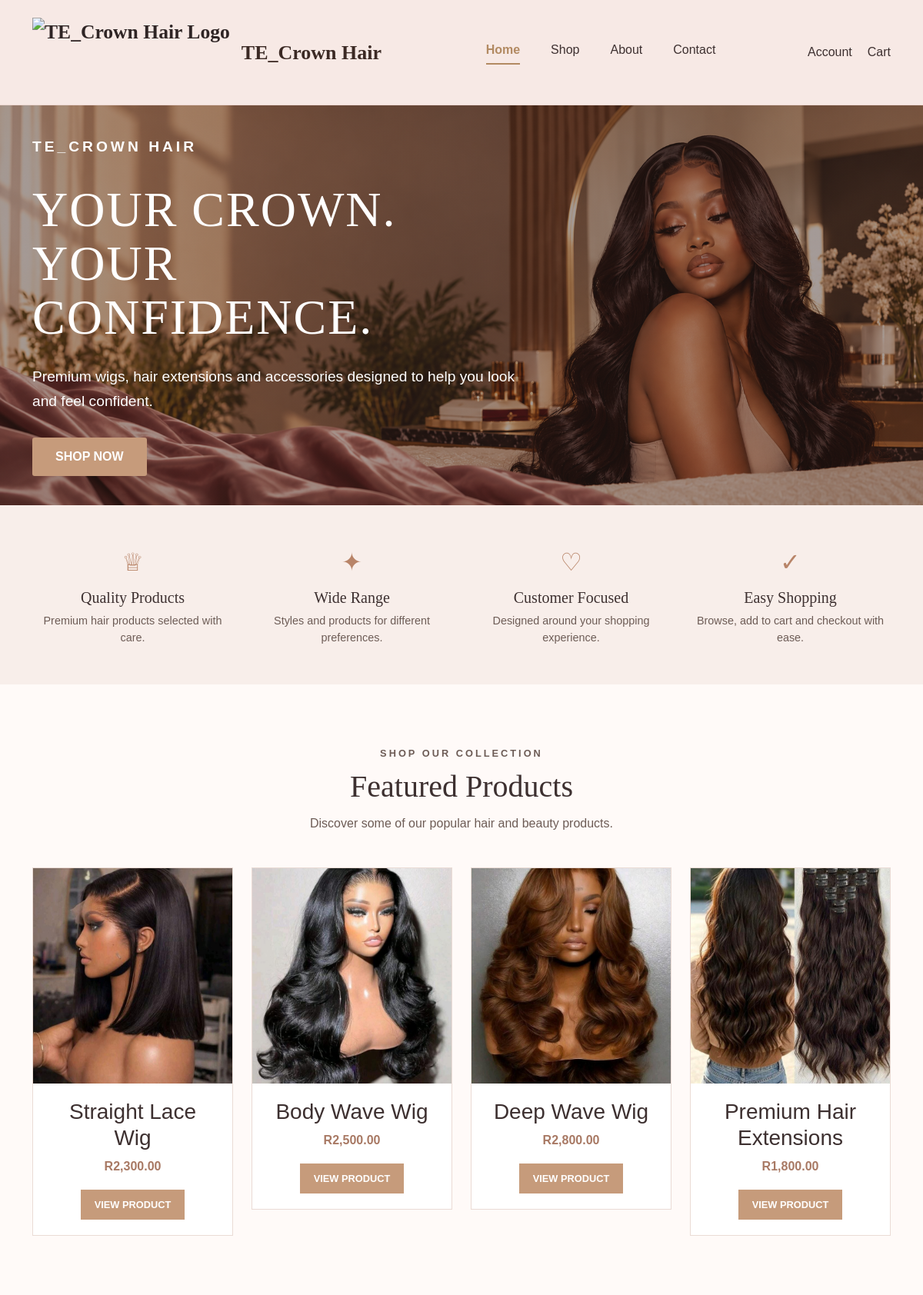
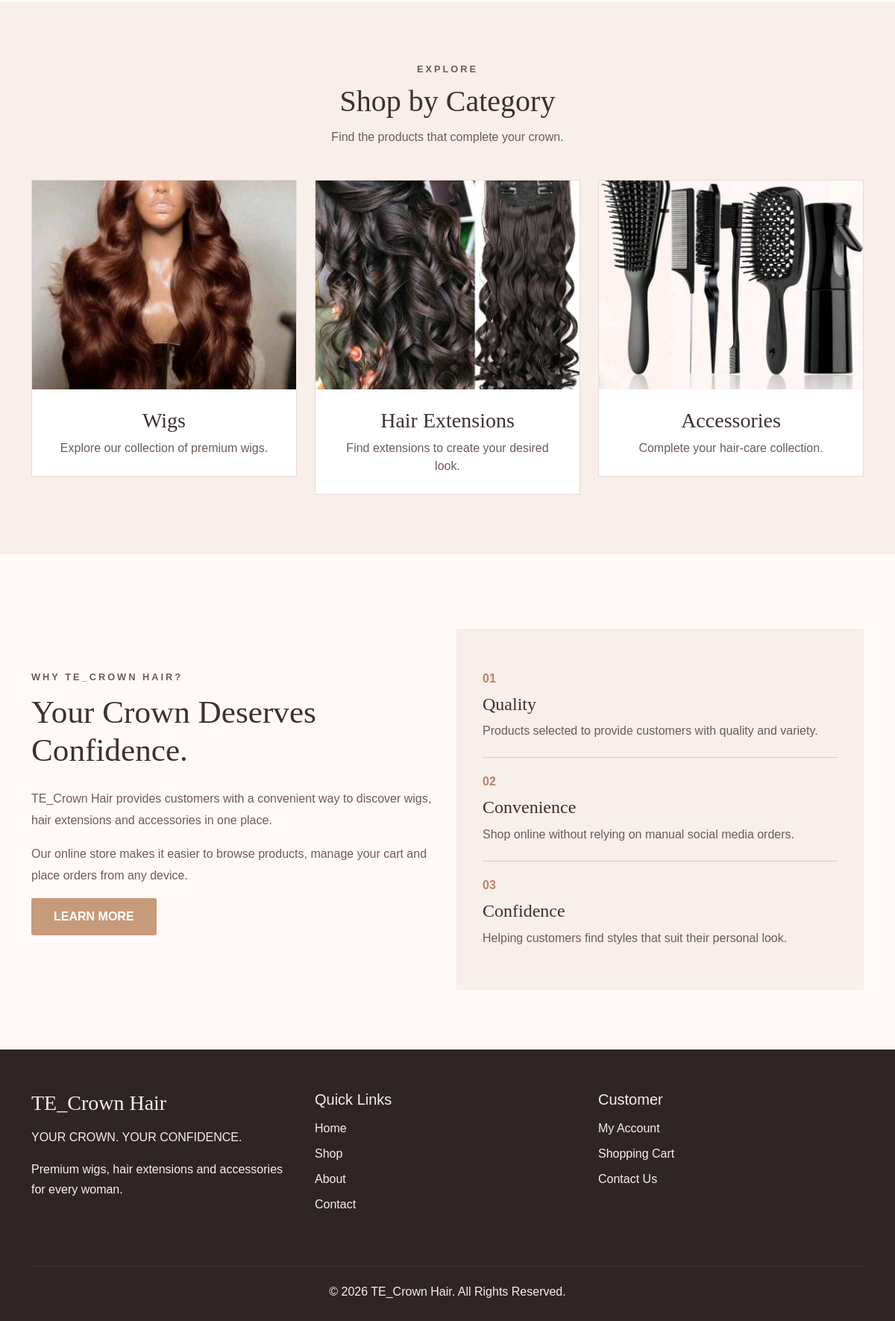
The page / on the database its author committed (2 pictures, top to bottom).
### tables this page shows
CREATE TABLE products (
    id INT AUTO_INCREMENT PRIMARY KEY,

    category_id INT NOT NULL,

    name VARCHAR(150) NOT NULL,

    description TEXT,

    price DECIMAL(10,2) NOT NULL,

    image VARCHAR(255),

    stock INT NOT NULL DEFAULT 0,

    status ENUM('active', 'inactive') NOT NULL DEFAULT 'active',

    created_at TIMESTAMP DEFAULT CURRENT_TIMESTAMP,

    FOREIGN KEY (category_id)
        REFERENCES categories(id)
        ON DELETE RESTRICT
        ON UPDATE CASCADE
);

### includes/auth.php (called while the page is built, shortened)
<?php
function productImageUrl($name) {
 $name=basename((string)$name);
 return $name && is_file(__DIR__.'/../assets/images/products/'.$name) ? '/assets/images/products/'.rawurlencode($name) : '/assets/images/logo/logo.png';
}

### index.php (the view, shortened to what this page needs)
<?php
include 'includes/header.php';
include 'includes/navbar.php';
?>
<main>
    <section class="hero">
        <div class="container">
            <div class="hero-content">
                <p class="hero-label">TE_CROWN HAIR</p>
                <h1>
                    YOUR CROWN.<br>
                    YOUR CONFIDENCE.
                </h1>
                <p>
                    Premium wigs, hair extensions and accessories
                    designed to help you look and feel confident.
                </p>
                <a href="pages/shop.php" class="btn-primary-custom">
                    SHOP NOW
                </a>
            </div>
        </div>
    </section>
    <section class="benefits-section">
        <div class="container">
            <div class="row text-center">
                <div class="col-md-3 col-6 benefit-item">
                    <div class="benefit-icon">♕</div>
                    <h5>Quality Products</h5>
                    <p>Premium hair products selected with care.</p>
                </div>
                <div class="col-md-3 col-6 benefit-item">
                    <div class="benefit-icon">✦</div>
                    <h5>Wide Range</h5>
                    <p>Styles and products for different preferences.</p>
                </div>
                <div class="col-md-3 col-6 benefit-item">
                    <div class="benefit-icon">♡</div>
                    <h5>Customer Focused</h5>
                    <p>Designed around your shopping experience.</p>
                </div>
                <div class="col-md-3 col-6 benefit-item">
                    <div class="benefit-icon">✓</div>
                    <h5>Easy Shopping</h5>
                    <p>Browse, add to cart and checkout with ease.</p>
                </div>
            </div>
        </div>
    </section>
    <section class="featured-section">
        <div class="container">
            <div class="section-heading">
                <p class="section-label">SHOP OUR COLLECTION</p>
                <h2>Featured Products</h2>
                <p>
                    Discover some of our popular hair and beauty products.
                </p>
            </div>
            <div class="row g-4">
<?php foreach ($conn->query("SELECT id,name,price,image FROM products WHERE status='active' ORDER BY id LIMIT 4") as $p): ?>
<div class="col-lg-3 col-md-6"><div class="product-card"><div class="product-image"><img src="<?php echo htmlspecialchars(productImageUrl($p['image'])); ?>" alt="<?php echo htmlspecialchars($p['name']); ?>" loading="lazy"></div><div class="product-info"><h3><?php echo htmlspecialchars($p['name']); ?></h3><p class="product-price">R<?php echo number_format($p['price'],2); ?></p><a href="pages/product.php?id=<?php echo (int)$p['id']; ?>" class="product-button">VIEW PRODUCT</a></div></div></div>
<?php endforeach; ?>
            </div>
        </div>
    </section>
    <section class="categories-section">
        <div class="container">
            <div class="section-heading">
                <p class="section-label">EXPLORE</p>
                <h2>Shop by Category</h2>
                <p>
                    Find the products that complete your crown.
                </p>
            </div>
            <div class="row g-4">
                <div class="col-md-4">
                    <a href="pages/shop.php" class="category-card">
                       <div class="category-image wigs-category">
    <img
        src="assets/images/categories/wigs.png"
        alt="Wigs"
    >
</div>
                        <div class="category-content">
                            <h3>Wigs</h3>
                            <p>Explore our collection of premium wigs.</p>
                        </div>
                    </a>
                </div>
                <div class="col-md-4">
                    <a href="pages/shop.php" class="category-card">
                        <div class="category-image extensions-category">
    <img
        src="assets/images/categories/extensions.png"
        alt="Hair Extensions"
    >
</div>
                        <div class="category-content">
                            <h3>Hair Extensions</h3>
                            <p>Find extensions to create your desired look.</p>
                        </div>
                    </a>
                </div>
                <div class="col-md-4">
                    <a href="pages/shop.php" class="category-card">
                        <div class="category-image accessories-category">
    <img
        src="assets/images/categories/accessories.png"
        alt="Hair Accessories"
    >
</div>
                        <div class="category-content">
                            <h3>Accessories</h3>
                            <p>Complete your hair-care collection.</p>
                        </div>
                    </a>
                </div>
            </div>
        </div>
    </section>
    <section class="why-section">
        <div class="container">
            <div class="row align-items-center">
                <div class="col-lg-6">
                    <p class="section-label">
                        WHY TE_CROWN HAIR?
                    </p>
                    <h2>
                        Your Crown Deserves
                        Confidence.
                    </h2>
                    <p>
                        TE_Crown Hair provides customers with a convenient
                        way to discover wigs, hair extensions and accessories
                        in one place.
                    </p>
                    <p>
                        Our online store makes it easier to browse products,
                        manage your cart and place orders from any device.
                    </p>
                    <a href="pages/about.php" class="btn-primary-custom">
                        LEARN MORE
                    </a>
                </div>
                <div class="col-lg-6">
                    <div class="why-card">
                        <div>
                            <span>01</span>
                            <h4>Quality</h4>
                            <p>
                                Products selected to provide customers
                                with quality and variety.
                            </p>
                        </div>
                        <div>
                            <span>02</span>
                            <h4>Convenience</h4>
                            <p>
                                Shop online without relying on manual
                                social media orders.
                            </p>
                        </div>
                        <div>
                            <span>03</span>
                            <h4>Confidence</h4>
                            <p>
                                Helping customers find styles that
                                suit their personal look.
                            </p>
                        </div>
                    </div>
                </div>
            </div>
        </div>
    </section>
</main>
<?php
include 'includes/footer.php';
?>

### includes/header.php (shortened to what this page needs)
<?php require_once __DIR__.'/auth.php'; ?>
<!DOCTYPE html>
<html lang="en">
<head>
    <link
        href="/assets/vendor/bootstrap/bootstrap.min.css"
        rel="stylesheet"
    >
    <link rel="stylesheet" href="/assets/css/style.css">
</head>
<body>

### includes/navbar.php (shortened to what this page needs)
<?php
$currentPage =
    basename($_SERVER['PHP_SELF']);
$shopPages = [
    'shop.php',
    'product.php'
];
$accountPages = [
    'login.php',
    'register.php',
    'account.php',
    'forgot-password.php',
    'reset-password.php',
    'enquiries.php',
    'enquiry.php'
];
$cartPages = [
    'cart.php',
    'checkout.php',
    'order-confirmation.php',
    'demo-payment.php'
];
$isHome =
    $currentPage === 'index.php';
$isShop =
    in_array($currentPage, $shopPages);
$isAbout =
    $currentPage === 'about.php';
$isContact =
    $currentPage === 'contact.php';
$isAccount =
    in_array($currentPage, $accountPages);
$isCart =
    in_array($currentPage, $cartPages);
?>
<nav class="navbar navbar-expand-lg">
    <div class="container">
       <a
    class="navbar-brand"
    href="/index.php"
>
    <img
        src="/assets/images/logo/logo.png"
        alt="TE_Crown Hair Logo"
        class="navbar-logo"
    >
    <span class="navbar-brand-name">
        TE_Crown Hair
    </span>
</a>
        <div
            class="collapse navbar-collapse"
            id="mainNavbar"
        >
            <ul class="navbar-nav mx-auto">
                <li class="nav-item">
                    <a
                        class="nav-link <?php echo $isHome ? 'active' : ''; ?>"
                        href="/index.php"
                        <?php echo $isHome ? 'aria-current="page"' : ''; ?>
                    >
                        Home
                    </a>
                </li>
                <li class="nav-item">
                    <a
                        class="nav-link <?php echo $isShop ? 'active' : ''; ?>"
                        href="/pages/shop.php"
                        <?php echo $isShop ? 'aria-current="page"' : ''; ?>
                    >
                        Shop
                    </a>
                </li>
                <li class="nav-item">
                    <a
                        class="nav-link <?php echo $isAbout ? 'active' : ''; ?>"
                        href="/pages/about.php"
                        <?php echo $isAbout ? 'aria-current="page"' : ''; ?>
                    >
                        About
                    </a>
                </li>
                <li class="nav-item">
                    <a
                        class="nav-link <?php echo $isContact ? 'active' : ''; ?>"
                        href="/pages/contact.php"
                        <?php echo $isContact ? 'aria-current="page"' : ''; ?>
                    >
                        Contact
                    </a>
                </li>
            </ul>
            <div class="navbar-actions">
                <a
                    class="<?php echo $isAccount ? 'active' : ''; ?>"
                    href="/pages/login.php"
                    <?php echo $isAccount ? 'aria-current="page"' : ''; ?>
                >
                    Account
                </a>
                <a
                    class="<?php echo $isCart ? 'active' : ''; ?>"
                    href="/pages/cart.php"
                    <?php echo $isCart ? 'aria-current="page"' : ''; ?>
                >
                    Cart
                </a>
            </div>
        </div>
    </div>
</nav>

### includes/footer.php (shortened to what this page needs)
<footer class="footer">
    <div class="container">
        <div class="row">
            <div class="col-md-4 mb-4">
                <h3>TE_Crown Hair</h3>
                <p>
                    YOUR CROWN. YOUR CONFIDENCE.
                </p>
                <p>
                    Premium wigs, hair extensions and accessories
                    for every woman.
                </p>
            </div>
            <div class="col-md-4 mb-4">
                <h5>Quick Links</h5>
                <ul class="footer-links">
                    <li>
                        <a href="/index.php">
                            Home
                        </a>
                    </li>
                    <li>
                        <a href="/pages/shop.php">
                            Shop
                        </a>
                    </li>
                    <li>
                        <a href="/pages/about.php">
                            About
                        </a>
                    </li>
                    <li>
                        <a href="/pages/contact.php">
                            Contact
                        </a>
                    </li>
                </ul>
            </div>
            <div class="col-md-4 mb-4">
                <h5>Customer</h5>
                <ul class="footer-links">
                    <li>
                        <a href="/pages/account.php">
                            My Account
                        </a>
                    </li>
                    <li>
                        <a href="/pages/cart.php">
                            Shopping Cart
                        </a>
                    </li>
                    <li>
                        <a href="/pages/contact.php">
                            Contact Us
                        </a>
                    </li>
                </ul>
            </div>
        </div>
        <hr>
        <div class="text-center">
            <p class="mb-0">
                &copy; <?php echo date("Y"); ?> TE_Crown Hair.
                All Rights Reserved.
            </p>
        </div>
    </div>
</footer>
</body>
</html>

### rows shown on the page
products: image (picture), name "Straight Lace Wig", price "2,300.00"
products: image (picture), name "Body Wave Wig", price "2,500.00"
products: image (picture), name "Deep Wave Wig", price "2,800.00"
products: image (picture), name "Premium Hair Extensions", price "1,800.00"
